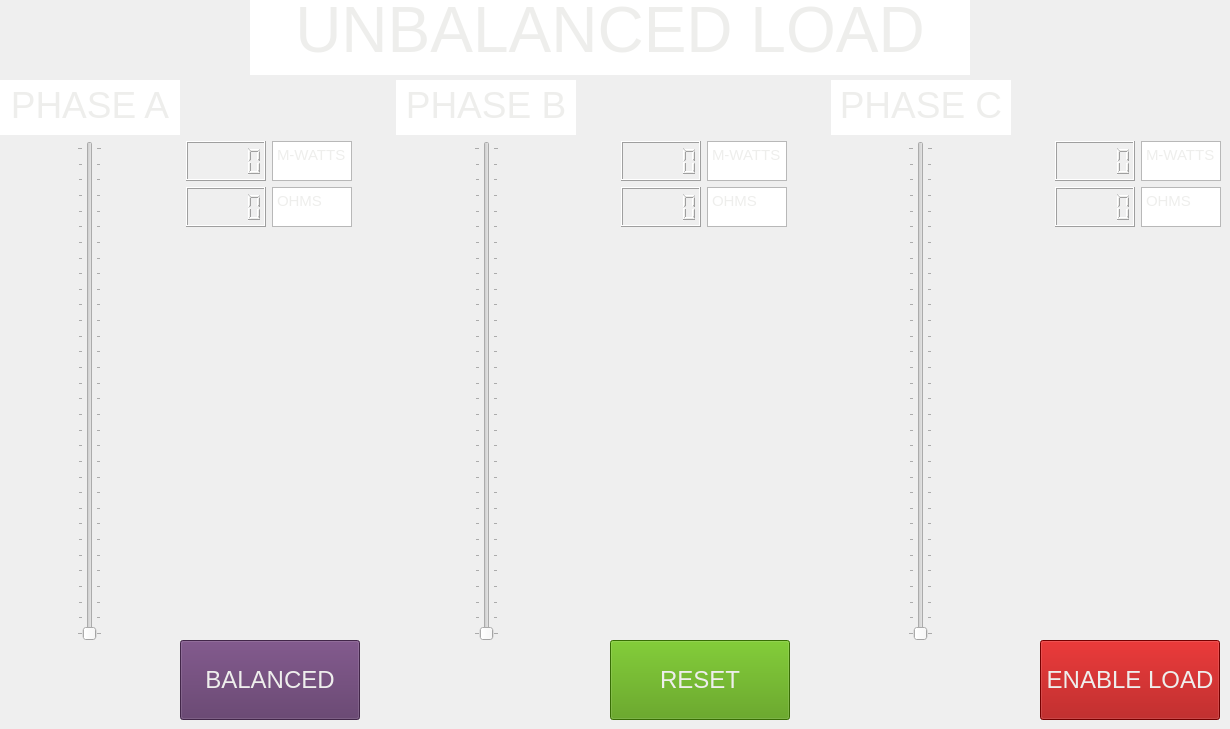
     <widget class="QWidget" name="unbalanced">
      <widget class="QWidget" name="gridLayoutWidget_2">
       <property name="geometry">
        <rect>
         <x>0</x>
         <y>80</y>
         <width>1221</width>
         <height>561</height>
        </rect>
       </property>
       <layout class="QGridLayout" name="gridLayout_Unbalanced">
        <item row="2" column="5">
         <widget class="QTextBrowser" name="textBrowser_OhmsB">
          <property name="minimumSize">
           <size>
            <width>80</width>
            <height>40</height>
           </size>
          </property>
          <property name="maximumSize">
           <size>
            <width>80</width>
            <height>40</height>
           </size>
          </property>
          <property name="html">
           <string>&lt;!DOCTYPE HTML PUBLIC &quot;-//W3C//DTD HTML 4.0//EN&quot; &quot;http://www.w3.org/TR/REC-html40/strict.dtd&quot;&gt;
&lt;html&gt;&lt;head&gt;&lt;meta name=&quot;qrichtext&quot; content=&quot;1&quot; /&gt;&lt;style type=&quot;text/css&quot;&gt;
p, li { white-space: pre-wrap; }
&lt;/style&gt;&lt;/head&gt;&lt;body style=&quot; font-family:'Ubuntu'; font-size:11pt; font-weight:400; font-style:normal;&quot;&gt;
&lt;p style=&quot; margin-top:0px; margin-bottom:0px; margin-left:0px; margin-right:0px; -qt-block-indent:0; text-indent:0px;&quot;&gt;&lt;span style=&quot; color:#eeeeec;&quot;&gt;OHMS&lt;/span&gt;&lt;/p&gt;&lt;/body&gt;&lt;/html&gt;</string>
          </property>
         </widget>
        </item>
        <item row="1" column="2">
         <widget class="QTextBrowser" name="textBrowser_WattsA">
          <property name="minimumSize">
           <size>
            <width>80</width>
            <height>40</height>
           </size>
          </property>
          <property name="maximumSize">
           <size>
            <width>80</width>
            <height>40</height>
           </size>
          </property>
          <property name="html">
           <string>&lt;!DOCTYPE HTML PUBLIC &quot;-//W3C//DTD HTML 4.0//EN&quot; &quot;http://www.w3.org/TR/REC-html40/strict.dtd&quot;&gt;
&lt;html&gt;&lt;head&gt;&lt;meta name=&quot;qrichtext&quot; content=&quot;1&quot; /&gt;&lt;style type=&quot;text/css&quot;&gt;
p, li { white-space: pre-wrap; }
&lt;/style&gt;&lt;/head&gt;&lt;body style=&quot; font-family:'Ubuntu'; font-size:11pt; font-weight:400; font-style:normal;&quot;&gt;
&lt;p style=&quot; margin-top:0px; margin-bottom:0px; margin-left:0px; margin-right:0px; -qt-block-indent:0; text-indent:0px;&quot;&gt;&lt;span style=&quot; color:#eeeeec;&quot;&gt;M-WATTS&lt;/span&gt;&lt;/p&gt;&lt;/body&gt;&lt;/html&gt;</string>
          </property>
         </widget>
        </item>
        <item row="2" column="7">
         <widget class="QLCDNumber" name="lcdNumber_OhmsC">
          <property name="minimumSize">
           <size>
            <width>80</width>
            <height>40</height>
           </size>
          </property>
          <property name="maximumSize">
           <size>
            <width>80</width>
            <height>40</height>
           </size>
          </property>
          <property name="styleSheet">
           <string notr="true">color: rgb(238, 238, 236);</string>
          </property>
         </widget>
        </item>
        <item row="0" column="3" alignment="Qt::AlignHCenter">
         <widget class="QTextBrowser" name="textBrowser_PhaseB">
          <property name="minimumSize">
           <size>
            <width>180</width>
            <height>55</height>
           </size>
          </property>
          <property name="maximumSize">
           <size>
            <width>180</width>
            <height>55</height>
           </size>
          </property>
          <property name="frameShape">
           <enum>QFrame::NoFrame</enum>
          </property>
          <property name="html">
           <string>&lt;!DOCTYPE HTML PUBLIC &quot;-//W3C//DTD HTML 4.0//EN&quot; &quot;http://www.w3.org/TR/REC-html40/strict.dtd&quot;&gt;
&lt;html&gt;&lt;head&gt;&lt;meta name=&quot;qrichtext&quot; content=&quot;1&quot; /&gt;&lt;style type=&quot;text/css&quot;&gt;
p, li { white-space: pre-wrap; }
&lt;/style&gt;&lt;/head&gt;&lt;body style=&quot; font-family:'Ubuntu'; font-size:11pt; font-weight:400; font-style:normal;&quot;&gt;
&lt;p align=&quot;center&quot; style=&quot; margin-top:0px; margin-bottom:0px; margin-left:0px; margin-right:0px; -qt-block-indent:0; text-indent:0px;&quot;&gt;&lt;span style=&quot; font-size:28pt; color:#eeeeec;&quot;&gt;PHASE B&lt;/span&gt;&lt;/p&gt;&lt;/body&gt;&lt;/html&gt;</string>
          </property>
         </widget>
        </item>
        <item row="1" column="8">
         <widget class="QTextBrowser" name="textBrowser_WattsC">
          <property name="minimumSize">
           <size>
            <width>80</width>
            <height>40</height>
           </size>
          </property>
          <property name="maximumSize">
           <size>
            <width>80</width>
            <height>40</height>
           </size>
          </property>
          <property name="html">
           <string>&lt;!DOCTYPE HTML PUBLIC &quot;-//W3C//DTD HTML 4.0//EN&quot; &quot;http://www.w3.org/TR/REC-html40/strict.dtd&quot;&gt;
&lt;html&gt;&lt;head&gt;&lt;meta name=&quot;qrichtext&quot; content=&quot;1&quot; /&gt;&lt;style type=&quot;text/css&quot;&gt;
p, li { white-space: pre-wrap; }
&lt;/style&gt;&lt;/head&gt;&lt;body style=&quot; font-family:'Ubuntu'; font-size:11pt; font-weight:400; font-style:normal;&quot;&gt;
&lt;p style=&quot; margin-top:0px; margin-bottom:0px; margin-left:0px; margin-right:0px; -qt-block-indent:0; text-indent:0px;&quot;&gt;&lt;span style=&quot; color:#eeeeec;&quot;&gt;M-WATTS&lt;/span&gt;&lt;/p&gt;&lt;/body&gt;&lt;/html&gt;</string>
          </property>
         </widget>
        </item>
        <item row="2" column="2">
         <widget class="QTextBrowser" name="textBrowser_OhmsA">
          <property name="minimumSize">
           <size>
            <width>80</width>
            <height>40</height>
           </size>
          </property>
          <property name="maximumSize">
           <size>
            <width>80</width>
            <height>40</height>
           </size>
          </property>
          <property name="html">
           <string>&lt;!DOCTYPE HTML PUBLIC &quot;-//W3C//DTD HTML 4.0//EN&quot; &quot;http://www.w3.org/TR/REC-html40/strict.dtd&quot;&gt;
&lt;html&gt;&lt;head&gt;&lt;meta name=&quot;qrichtext&quot; content=&quot;1&quot; /&gt;&lt;style type=&quot;text/css&quot;&gt;
p, li { white-space: pre-wrap; }
&lt;/style&gt;&lt;/head&gt;&lt;body style=&quot; font-family:'Ubuntu'; font-size:11pt; font-weight:400; font-style:normal;&quot;&gt;
&lt;p style=&quot; margin-top:0px; margin-bottom:0px; margin-left:0px; margin-right:0px; -qt-block-indent:0; text-indent:0px;&quot;&gt;&lt;span style=&quot; color:#eeeeec;&quot;&gt;OHMS&lt;/span&gt;&lt;/p&gt;&lt;/body&gt;&lt;/html&gt;</string>
          </property>
         </widget>
        </item>
        <item row="1" column="7" alignment="Qt::AlignLeft">
         <widget class="QLCDNumber" name="lcdNumber_WattsC">
          <property name="minimumSize">
           <size>
            <width>80</width>
            <height>40</height>
           </size>
          </property>
          <property name="maximumSize">
           <size>
            <width>80</width>
            <height>40</height>
           </size>
          </property>
          <property name="styleSheet">
           <string notr="true">color: rgb(238, 238, 236);</string>
          </property>
         </widget>
        </item>
        <item row="1" column="1">
         <widget class="QLCDNumber" name="lcdNumber_WattsA">
          <property name="minimumSize">
           <size>
            <width>80</width>
            <height>40</height>
           </size>
          </property>
          <property name="maximumSize">
           <size>
            <width>80</width>
            <height>40</height>
           </size>
          </property>
          <property name="styleSheet">
           <string notr="true">color: rgb(238, 238, 236);</string>
          </property>
         </widget>
        </item>
        <item row="0" column="6" alignment="Qt::AlignHCenter">
         <widget class="QTextBrowser" name="textBrowser_PhaseC">
          <property name="minimumSize">
           <size>
            <width>180</width>
            <height>55</height>
           </size>
          </property>
          <property name="maximumSize">
           <size>
            <width>180</width>
            <height>55</height>
           </size>
          </property>
          <property name="frameShape">
           <enum>QFrame::NoFrame</enum>
          </property>
          <property name="html">
           <string>&lt;!DOCTYPE HTML PUBLIC &quot;-//W3C//DTD HTML 4.0//EN&quot; &quot;http://www.w3.org/TR/REC-html40/strict.dtd&quot;&gt;
&lt;html&gt;&lt;head&gt;&lt;meta name=&quot;qrichtext&quot; content=&quot;1&quot; /&gt;&lt;style type=&quot;text/css&quot;&gt;
p, li { white-space: pre-wrap; }
&lt;/style&gt;&lt;/head&gt;&lt;body style=&quot; font-family:'Ubuntu'; font-size:11pt; font-weight:400; font-style:normal;&quot;&gt;
&lt;p align=&quot;center&quot; style=&quot; margin-top:0px; margin-bottom:0px; margin-left:0px; margin-right:0px; -qt-block-indent:0; text-indent:0px;&quot;&gt;&lt;span style=&quot; font-size:28pt; color:#eeeeec;&quot;&gt;PHASE C&lt;/span&gt;&lt;/p&gt;&lt;/body&gt;&lt;/html&gt;</string>
          </property>
         </widget>
        </item>
        <item row="2" column="1" alignment="Qt::AlignLeft">
         <widget class="QLCDNumber" name="lcdNumber_OhmsA">
          <property name="minimumSize">
           <size>
            <width>80</width>
            <height>40</height>
           </size>
          </property>
          <property name="maximumSize">
           <size>
            <width>80</width>
            <height>40</height>
           </size>
          </property>
          <property name="styleSheet">
           <string notr="true">color: rgb(238, 238, 236);</string>
          </property>
         </widget>
        </item>
        <item row="1" column="5">
         <widget class="QTextBrowser" name="textBrowser_WattsB">
          <property name="minimumSize">
           <size>
            <width>80</width>
            <height>40</height>
           </size>
          </property>
          <property name="maximumSize">
           <size>
            <width>80</width>
            <height>40</height>
           </size>
          </property>
          <property name="html">
           <string>&lt;!DOCTYPE HTML PUBLIC &quot;-//W3C//DTD HTML 4.0//EN&quot; &quot;http://www.w3.org/TR/REC-html40/strict.dtd&quot;&gt;
&lt;html&gt;&lt;head&gt;&lt;meta name=&quot;qrichtext&quot; content=&quot;1&quot; /&gt;&lt;style type=&quot;text/css&quot;&gt;
p, li { white-space: pre-wrap; }
&lt;/style&gt;&lt;/head&gt;&lt;body style=&quot; font-family:'Ubuntu'; font-size:11pt; font-weight:400; font-style:normal;&quot;&gt;
&lt;p style=&quot; margin-top:0px; margin-bottom:0px; margin-left:0px; margin-right:0px; -qt-block-indent:0; text-indent:0px;&quot;&gt;&lt;span style=&quot; color:#eeeeec;&quot;&gt;M-WATTS&lt;/span&gt;&lt;/p&gt;&lt;/body&gt;&lt;/html&gt;</string>
          </property>
         </widget>
        </item>
        <item row="2" column="8">
         <widget class="QTextBrowser" name="textBrowser_OhmsC">
          <property name="minimumSize">
           <size>
            <width>80</width>
            <height>40</height>
           </size>
          </property>
          <property name="maximumSize">
           <size>
            <width>80</width>
            <height>40</height>
           </size>
          </property>
          <property name="html">
           <string>&lt;!DOCTYPE HTML PUBLIC &quot;-//W3C//DTD HTML 4.0//EN&quot; &quot;http://www.w3.org/TR/REC-html40/strict.dtd&quot;&gt;
&lt;html&gt;&lt;head&gt;&lt;meta name=&quot;qrichtext&quot; content=&quot;1&quot; /&gt;&lt;style type=&quot;text/css&quot;&gt;
p, li { white-space: pre-wrap; }
&lt;/style&gt;&lt;/head&gt;&lt;body style=&quot; font-family:'Ubuntu'; font-size:11pt; font-weight:400; font-style:normal;&quot;&gt;
&lt;p style=&quot; margin-top:0px; margin-bottom:0px; margin-left:0px; margin-right:0px; -qt-block-indent:0; text-indent:0px;&quot;&gt;&lt;span style=&quot; color:#eeeeec;&quot;&gt;OHMS&lt;/span&gt;&lt;/p&gt;&lt;/body&gt;&lt;/html&gt;</string>
          </property>
         </widget>
        </item>
        <item row="1" column="4">
         <widget class="QLCDNumber" name="lcdNumber_WattsB">
          <property name="minimumSize">
           <size>
            <width>80</width>
            <height>40</height>
           </size>
          </property>
          <property name="maximumSize">
           <size>
            <width>80</width>
            <height>40</height>
           </size>
          </property>
          <property name="styleSheet">
           <string notr="true">color: rgb(238, 238, 236);</string>
          </property>
         </widget>
        </item>
        <item row="2" column="4" alignment="Qt::AlignLeft">
         <widget class="QLCDNumber" name="lcdNumber_OhmsB">
          <property name="minimumSize">
           <size>
            <width>80</width>
            <height>40</height>
           </size>
          </property>
          <property name="maximumSize">
           <size>
            <width>80</width>
            <height>40</height>
           </size>
          </property>
          <property name="styleSheet">
           <string notr="true">color: rgb(238, 238, 236);</string>
          </property>
         </widget>
        </item>
        <item row="0" column="0">
         <widget class="QTextBrowser" name="textBrowser_PhaseA">
          <property name="minimumSize">
           <size>
            <width>180</width>
            <height>55</height>
           </size>
          </property>
          <property name="maximumSize">
           <size>
            <width>180</width>
            <height>55</height>
           </size>
          </property>
          <property name="frameShape">
           <enum>QFrame::NoFrame</enum>
          </property>
          <property name="html">
           <string>&lt;!DOCTYPE HTML PUBLIC &quot;-//W3C//DTD HTML 4.0//EN&quot; &quot;http://www.w3.org/TR/REC-html40/strict.dtd&quot;&gt;
&lt;html&gt;&lt;head&gt;&lt;meta name=&quot;qrichtext&quot; content=&quot;1&quot; /&gt;&lt;style type=&quot;text/css&quot;&gt;
p, li { white-space: pre-wrap; }
&lt;/style&gt;&lt;/head&gt;&lt;body style=&quot; font-family:'Ubuntu'; font-size:11pt; font-weight:400; font-style:normal;&quot;&gt;
&lt;p align=&quot;center&quot; style=&quot; margin-top:0px; margin-bottom:0px; margin-left:0px; margin-right:0px; -qt-block-indent:0; text-indent:0px;&quot;&gt;&lt;span style=&quot; font-size:28pt; color:#eeeeec;&quot;&gt;PHASE A&lt;/span&gt;&lt;/p&gt;&lt;/body&gt;&lt;/html&gt;</string>
          </property>
         </widget>
        </item>
        <item row="1" column="0" rowspan="4" alignment="Qt::AlignHCenter">
         <widget class="QSlider" name="verticalSlider_LoadA">
          <property name="font">
           <font>
            <pointsize>18</pointsize>
           </font>
          </property>
          <property name="styleSheet">
           <string notr="true">selection-background-color: rgb(164, 0, 0);</string>
          </property>
          <property name="minimum">
           <number>0</number>
          </property>
          <property name="maximum">
           <number>31</number>
          </property>
          <property name="pageStep">
           <number>1</number>
          </property>
          <property name="orientation">
           <enum>Qt::Vertical</enum>
          </property>
          <property name="tickPosition">
           <enum>QSlider::TicksBothSides</enum>
          </property>
          <property name="tickInterval">
           <number>1</number>
          </property>
         </widget>
        </item>
        <item row="1" column="3" rowspan="4" alignment="Qt::AlignHCenter">
         <widget class="QSlider" name="verticalSlider_LoadB">
          <property name="font">
           <font>
            <pointsize>18</pointsize>
           </font>
          </property>
          <property name="styleSheet">
           <string notr="true">selection-background-color: rgb(0, 0, 0);</string>
          </property>
          <property name="minimum">
           <number>0</number>
          </property>
          <property name="maximum">
           <number>31</number>
          </property>
          <property name="pageStep">
           <number>1</number>
          </property>
          <property name="orientation">
           <enum>Qt::Vertical</enum>
          </property>
          <property name="tickPosition">
           <enum>QSlider::TicksBothSides</enum>
          </property>
          <property name="tickInterval">
           <number>1</number>
          </property>
         </widget>
        </item>
        <item row="1" column="6" rowspan="4" alignment="Qt::AlignHCenter">
         <widget class="QSlider" name="verticalSlider_LoadC">
          <property name="font">
           <font>
            <pointsize>18</pointsize>
           </font>
          </property>
          <property name="styleSheet">
           <string notr="true">selection-background-color: rgb(32, 74, 135);</string>
          </property>
          <property name="minimum">
           <number>0</number>
          </property>
          <property name="maximum">
           <number>31</number>
          </property>
          <property name="pageStep">
           <number>1</number>
          </property>
          <property name="orientation">
           <enum>Qt::Vertical</enum>
          </property>
          <property name="tickPosition">
           <enum>QSlider::TicksBothSides</enum>
          </property>
          <property name="tickInterval">
           <number>1</number>
          </property>
         </widget>
        </item>
       </layout>
      </widget>
      <widget class="QTextBrowser" name="textBrowser_Unbalanced">
       <property name="geometry">
        <rect>
         <x>250</x>
         <y>-10</y>
         <width>720</width>
         <height>85</height>
        </rect>
       </property>
       <property name="minimumSize">
        <size>
         <width>720</width>
         <height>85</height>
        </size>
       </property>
       <property name="maximumSize">
        <size>
         <width>720</width>
         <height>85</height>
        </size>
       </property>
       <property name="frameShape">
        <enum>QFrame::NoFrame</enum>
       </property>
       <property name="html">
        <string>&lt;!DOCTYPE HTML PUBLIC &quot;-//W3C//DTD HTML 4.0//EN&quot; &quot;http://www.w3.org/TR/REC-html40/strict.dtd&quot;&gt;
&lt;html&gt;&lt;head&gt;&lt;meta name=&quot;qrichtext&quot; content=&quot;1&quot; /&gt;&lt;style type=&quot;text/css&quot;&gt;
p, li { white-space: pre-wrap; }
&lt;/style&gt;&lt;/head&gt;&lt;body style=&quot; font-family:'Ubuntu'; font-size:11pt; font-weight:400; font-style:normal;&quot;&gt;
&lt;p align=&quot;center&quot; style=&quot; margin-top:0px; margin-bottom:0px; margin-left:0px; margin-right:0px; -qt-block-indent:0; text-indent:0px;&quot;&gt;&lt;span style=&quot; font-size:48pt; color:#eeeeec;&quot;&gt;UNBALANCED LOAD&lt;/span&gt;&lt;/p&gt;&lt;/body&gt;&lt;/html&gt;</string>
       </property>
      </widget>
      <widget class="QPushButton" name="btn_Balanced">
       <property name="geometry">
        <rect>
         <x>180</x>
         <y>640</y>
         <width>180</width>
         <height>80</height>
        </rect>
       </property>
       <property name="minimumSize">
        <size>
         <width>180</width>
         <height>80</height>
        </size>
       </property>
       <property name="maximumSize">
        <size>
         <width>180</width>
         <height>80</height>
        </size>
       </property>
       <property name="font">
        <font>
         <pointsize>18</pointsize>
        </font>
       </property>
       <property name="styleSheet">
        <string notr="true">color: rgb(238, 238, 236);
background-color: rgb(92, 53, 102);</string>
       </property>
       <property name="text">
        <string>BALANCED</string>
       </property>
      </widget>
      <widget class="QPushButton" name="btn_loadResetU">
       <property name="geometry">
        <rect>
         <x>610</x>
         <y>640</y>
         <width>180</width>
         <height>80</height>
        </rect>
       </property>
       <property name="minimumSize">
        <size>
         <width>180</width>
         <height>80</height>
        </size>
       </property>
       <property name="maximumSize">
        <size>
         <width>180</width>
         <height>80</height>
        </size>
       </property>
       <property name="font">
        <font>
         <pointsize>18</pointsize>
        </font>
       </property>
       <property name="styleSheet">
        <string notr="true">color: rgb(238, 238, 236);
background-color: rgb(78, 154, 6);</string>
       </property>
       <property name="text">
        <string>RESET</string>
       </property>
      </widget>
      <widget class="QPushButton" name="btn_loadEnableU">
       <property name="geometry">
        <rect>
         <x>1040</x>
         <y>640</y>
         <width>180</width>
         <height>80</height>
        </rect>
       </property>
       <property name="minimumSize">
        <size>
         <width>180</width>
         <height>80</height>
        </size>
       </property>
       <property name="maximumSize">
        <size>
         <width>180</width>
         <height>80</height>
        </size>
       </property>
       <property name="font">
        <font>
         <pointsize>18</pointsize>
        </font>
       </property>
       <property name="styleSheet">
        <string notr="true">color: rgb(238, 238, 236);
background-color: rgb(164, 0, 0);</string>
       </property>
       <property name="text">
        <string>ENABLE LOAD</string>
       </property>
      </widget>
     </widget>
